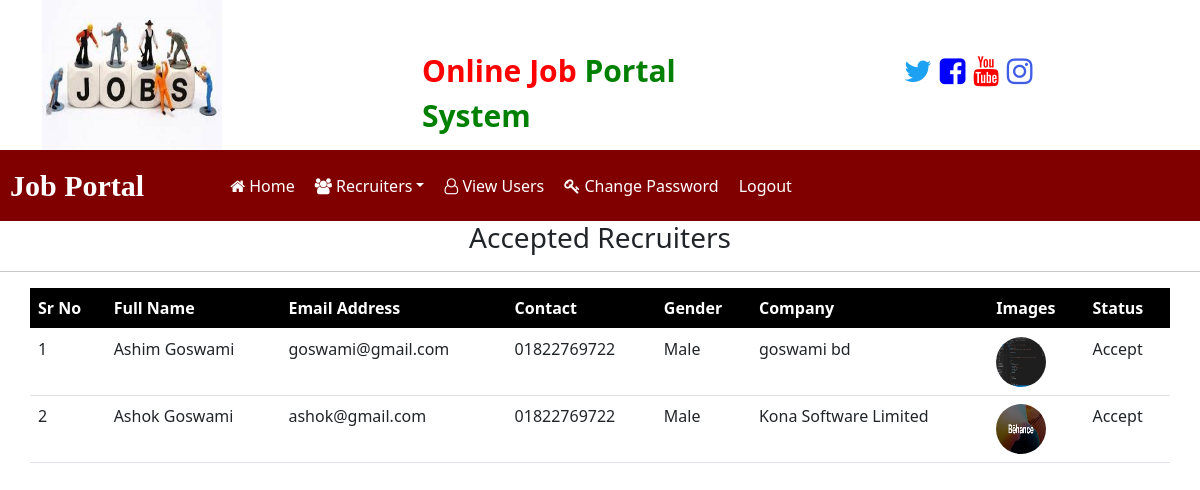
Page /recruiter_accepted/ (signed in) on the earlier database version.
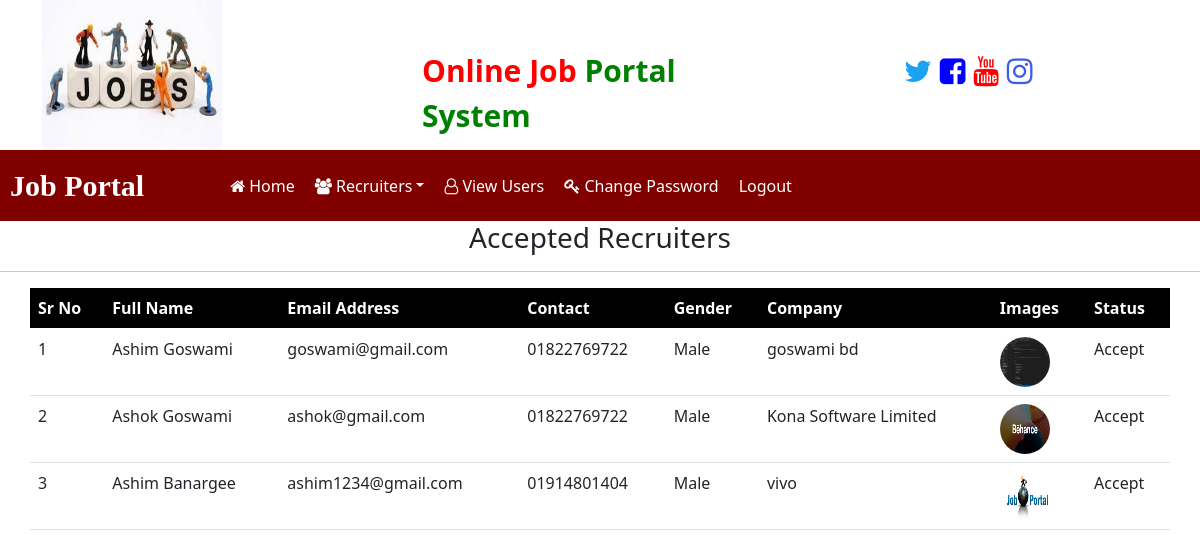
Same page on the later database version.
### Recruiters_Login/models.py (models this page shows, shortened)
class Recruiters(models.Model):
    user = models.OneToOneField(User, on_delete=models.CASCADE)
    mobile = models.CharField(max_length=20, null=True)
    image = models.FileField(null=True)
    gender = models.CharField(max_length=10, null=True)
    company = models.CharField(max_length=100, null=True)
    Type = models.CharField(max_length=15, null=True)
    status = models.CharField(max_length=30, null=True)

### job/views.py (the view)
# urls.py: path('recruiter_accepted/', views.recruiter_accepted, name="recruiter_accepted"),
@login_required
def recruiter_accepted(request):
    data = Recruiters.objects.filter(status='Accept')
    context = {'data':data}
    return render(request, 'job/recruiter_accepted.html', context)

### templates/job/recruiter_accepted.html
{% load static %}
{% block content %}
{% include 'job/admin_navbar.html' %}
<h3 class="text-center">Accepted Recruiters</h3>
<hr>
<table id="example" class="table table-hover container">
    <thead style="background-color: black; color: white;">
        <tr>
            <th>Sr No</th>
            <th>Full Name</th>
            <th>Email Address</th>
            <th>Contact</th>
            <th>Gender</th>
            <th>Company</th>
            <th>Images</th>
            <th>Status</th>
        </tr>
    </thead>
    <tbody>
        {% for i in data %}
        <tr>
            <td>{{forloop.counter}}</td>
            <td>{{i.user.first_name}} {{ i.user.last_name}}</td>
            <td>{{i.user.username}}</td>
            <td>{{i.mobile}}</td>
            <td>{{i.gender}}</td>
            <td>{{i.company}}</td>
            <td><img src="{{i.image.url}}" style="height:50px; width: 50px; border-radius: 50%;"></td>
            <td>{{i.status}}</td>
        </tr>
        {% endfor %}
    </tbody>
</table>
{% endblock content %}

### templates/job/admin_navbar.html (shortened to what this page needs)
<!doctype html>
{% load static %}
<html lang="en">
  <head>
    <link href="https://cdn.jsdelivr.net/npm/bootstrap@5.0.0-beta1/dist/css/bootstrap.min.css" rel="stylesheet">
    <link rel="stylesheet" href="{% static 'CSS/main.css' %}" type="text/css">
    <link rel="stylesheet" href="https://cdnjs.cloudflare.com/ajax/libs/font-awesome/4.7.0/css/font-awesome.min.css">
  </head>
  <body>
    <div class="container">
        <div class="row">
            <div class="col-sm-4">
            <img src="{% static 'images/5.jpg' %}" alt="image" style="width: 180px; height: 150px;">
            </div>
            <div class="col-sm-4 mt-5">
                <span style="font-weight: bold; font-size:30px;">
                    <span style="color: red;">Online Job</span>
                    <span style="color: green;">Portal System</span>
                </span>
            </div>
            <div class="col-sm-4 mt-5" style="padding-left: 10%;">
                <a style="font-weight: bold; font-size: 30px;">
                    <i class="fa fa-twitter" style="color: #1DA1F2; cursor: pointer;"></i>
                    <i class="fa fa-facebook-square" style="color: blue; cursor: pointer;"></i>
                    <i class="fa fa-youtube" style="color: red; cursor: pointer;"></i>
                    <i class="fa fa-instagram" style="color: #405DE6; cursor: pointer;"></i>
                </a>
            </div>
        </div>
    </div>
    <nav class="navbar navbar-expand-lg navbar-dark bg-maroon" style="background-color: maroon;">
        <a class="navbar-brand pl-5" style="font-weight: bold; padding-left: 10px; font-family: monotype corsiva; font-size: 30px;" href="{% url 'job:index' %}">Job Portal</a>
      <div class="container-fluid">
        <div class="collapse navbar-collapse" id="navbarSupportedContent">
          <ul class="navbar-nav me-auto mb-2 mb-lg-0">
            <li class="nav-item">
              <a class="nav-link active" style="margin-left:50px;" aria-current="page" href="{% url 'job:admin_home' %}"><i class="fa fa-home"></i> Home</a>
            </li>
            <li class="nav-item dropdown">
              <a class="nav-link active dropdown-toggle" data-toggle="dropdown" aria-current="page" href=""><i class="fa fa-users"></i> Recruiters</a>
            </li>
            <li class="nav-item">
              <a class="nav-link active" aria-current="page" href="{% url 'job:view_users' %}"><i class="fa fa-user-o"></i> View Users</a>
            </li>
            <li class="nav-item">
              <a class="nav-link active" aria-current="page" href="{% url 'job:admin_changePass' %}"><i class="fa fa-key"></i> Change Password</a>
            </li>
            <li class="nav-item">
                <a class="nav-link active" href="{% url 'job:admin_logout' %}">Logout</a>
            </li>
          </ul>
        </div>
      </div>
    </nav>
  </body>
</html>

### templates/job/admin_navbar.html (style rules this page uses)
.nav-link { color:white!important; margin-right: 4px; }

Differences in the rows shown:
added Recruiters: user.first_name "Ashim", user.last_name "Banargee", user.username "ashim1234@gmail.com", mobile "01914801404", gender "Male", company "vivo", image (picture), status "Accept"
